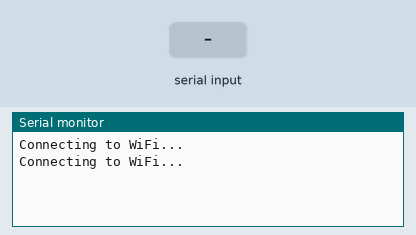
This sketch was run on a simulated ESP8266 (NodeMCU). On the bench: the last lines printed to the serial monitor. The test bench sets the inputs (shaded band). WiFi joins after 1.5 s; servers stay silent unless stated; web services answer with replies made up by the test bench.

Above: at 3.2 s.
3.3 s: "Speed:\n" received over Serial
At 4.0 s:
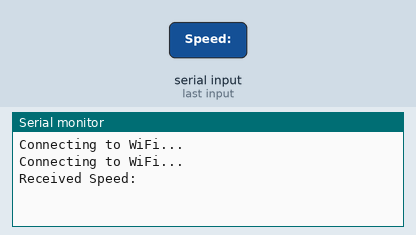
4.8 s: "Direction:\n" received over Serial
At 6.0 s:
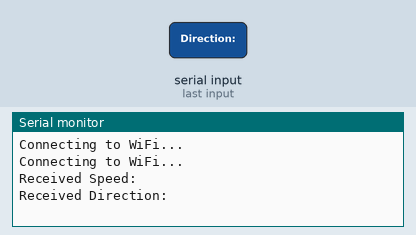
6.3 s: "Speed:90\n" received over Serial
At 7.7 s:
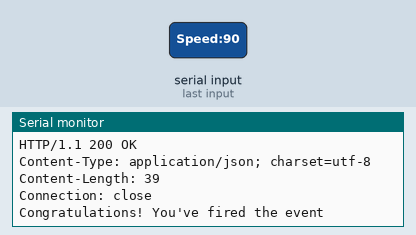
8.0 s: "Speed:,45\n" received over Serial
At 8.7 s:
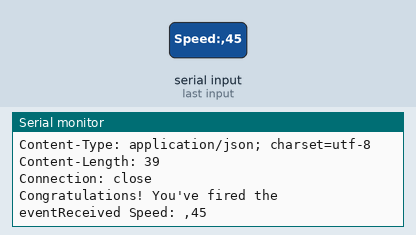
9.5 s: "Direction:,45\n" received over Serial
At 9.9 s:
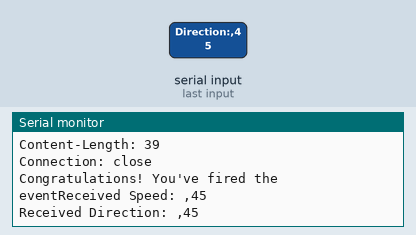

Measured:
- after the input at 3.3 s, the serial monitor: prints a new line at once (image 1)
- after the input at 4.8 s, the serial monitor: prints a new line at once (image 2)
- after the input at 6.3 s, the serial monitor: prints a new line at once (image 3)
- after the input at 8.0 s, the serial monitor: prints a new line at once (image 4)
- after the input at 9.5 s, the serial monitor: prints a new line at once (image 5)

The sketch:

nodemcu_code.ino
```cpp
#include <ESP8266WiFi.h>

const char* ssid = "xxxxxx"; // Change to your WiFi SSID
const char* password = "xxxxxx"; // Change to your WiFi password
const String event = "Alert"; // This should match the event name you set up in IFTTT
const String IFTTT_KEY = "xxxxxxxxxxxxxxxxxxxxxxxxxxxxxxx"; // Your IFTTT Webhooks key

WiFiClient client;

void sendIFTTTNotification() {
  Serial.println("Sending IFTTT request...");

  // Create the URL for the IFTTT Maker Webhooks
  String url = "/trigger/" + event + "/json/with/key/" + IFTTT_KEY;

  // Connect to the IFTTT server
  if (client.connect("maker.ifttt.com", 80)) {
    // Send a POST request to the IFTTT Maker Webhooks
    client.println("POST " + url + " HTTP/1.1");
    client.println("Host: maker.ifttt.com");
    client.println("Content-Type: application/json");
    client.print("Content-Length: ");
    client.println(2);
    client.println();
    client.println("{}");

    // Wait for the server's response
    while (client.connected()) {
      if (client.available()) {
        char c = client.read();
        Serial.write(c);
      }
    }

    client.stop();
  } else {
    Serial.println("Error connecting to IFTTT server");
  }
}

void setup() {
  Serial.begin(9600);
  WiFi.begin(ssid, password);

  while (WiFi.status() != WL_CONNECTED) {
    delay(1000);
    Serial.println("Connecting to WiFi...");
  }
}

void loop() {
  if (Serial.available() > 0) {
    String data = Serial.readStringUntil('\n');

    if (data.startsWith("Speed:")) {
      String speedValue = data.substring(6);
      Serial.print("Received Speed: ");
      Serial.println(speedValue);

      float speed = speedValue.toFloat();

      if (speed > 10.0) {
        // If speed is greater than 10, send an IFTTT notification
        sendIFTTTNotification();
      }
    }

    if (data.startsWith("Direction:")) {
      String directionValue = data.substring(10);
      Serial.print("Received Direction: ");
      Serial.println(directionValue);
    }
  }
}
```
